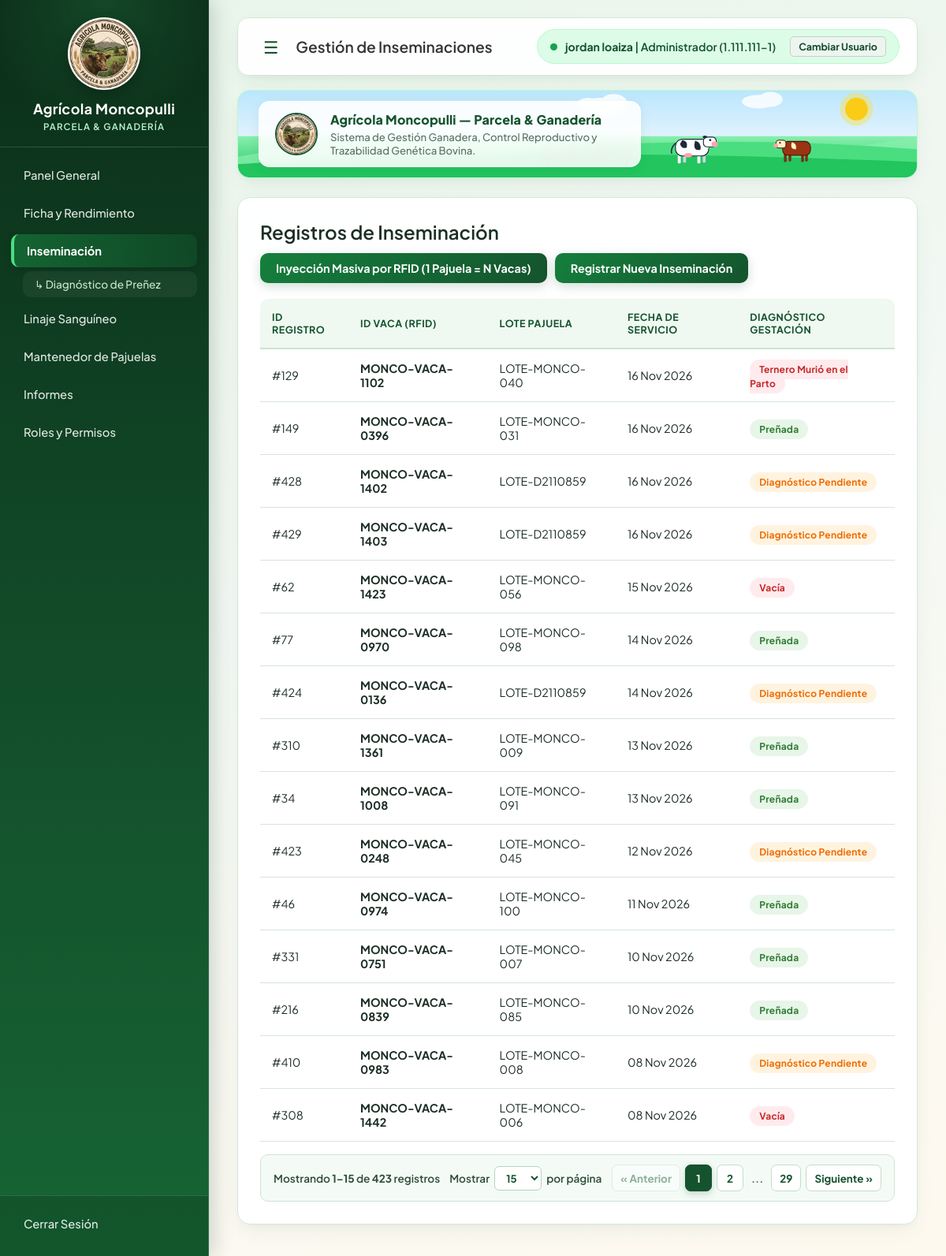
Screenshot of /inseminacion/ (signed in) with the database file from the repository.
### gestor_biologica_monco/models.py (models this page shows, shortened)
class Inseminacion(models.Model):
    id_inseminacion = models.AutoField(primary_key=True)
    vaca = models.ForeignKey(Bovino, on_delete=models.CASCADE, db_column='id_vaca', limit_choices_to=vacas_disponibles)
    pajuela = models.ForeignKey(PajuelaSemen, on_delete=models.RESTRICT, db_column='id_pajuela')
    fecha_servicio = models.DateTimeField()

class Bovino(models.Model):
    SEXO_CHOICES = [
        ('Hembra', 'Vaca (Hembra)'),
        ('Macho', 'Toro (Macho)'),
    ]
    id_bovino = models.AutoField(primary_key=True)
    codigo_rfid = models.CharField(max_length=50, unique=True, default=generar_rfid)
    sexo = models.CharField(max_length=10, choices=SEXO_CHOICES)
    fecha_nacimiento = models.DateField()
    raza = models.ForeignKey(Raza, on_delete=models.RESTRICT, db_column='id_raza')
    madre = models.ForeignKey(Madre, on_delete=models.SET_NULL, null=True, blank=True, db_column='id_madre')
    pajuela_semen = models.ForeignKey('PajuelaSemen', on_delete=models.SET_NULL, null=True, blank=True, db_column='pajuela_semen')
    estado_actual = models.CharField(max_length=20)

class PajuelaSemen(models.Model):
    id_pajuela = models.AutoField(primary_key=True)
    toro = models.ForeignKey(Bovino, on_delete=models.RESTRICT, db_column='id_toro', related_name='pajuelas', limit_choices_to={'sexo': 'Macho'}, null=True, blank=True)
    codigo_toro_externo = models.CharField(max_length=50, null=True, blank=True, default=generar_toro_externo, help_text="Completar solo si es semen importado y no hay toro local.")
    lote_pajuela = models.CharField(max_length=30, default=generar_lote, unique=True)
    fecha_extraccion = models.DateField()
    stock = models.IntegerField()

### gestor_biologica_monco/views.py (the view)
# urls.py: path('inseminacion/', views.inseminacion, name='inseminacion'),
def inseminacion(request):
    lista_inseminaciones = Inseminacion.objects.select_related('vaca', 'pajuela').all().order_by('-fecha_servicio')
    return render(request, "gestor_biologica_monco/inseminacion.html", {"inseminaciones": lista_inseminaciones})

### gestor_biologica_monco/rbac.py (called while the page is built, shortened)
def normalizar_rut(rut_str):
    if not rut_str:
        return ""
    limpio = "".join(ch for ch in str(rut_str).strip().upper() if ch.isalnum() or ch == "-")
    limpio_sin_guion = limpio.replace("-", "")
    if len(limpio_sin_guion) >= 2:
        return f"{limpio_sin_guion[:-1]}-{limpio_sin_guion[-1]}"
    return limpio

def obtener_usuario_activo(request):
    asegurar_usuarios_iniciales()
    uid = request.session.get("usuario_id")
    if uid:
        u = Usuario.objects.filter(pk=uid, activo=True).first()
        if u:
            return u

### gestor_biologica_monco/templates/gestor_biologica_monco/inseminacion.html (shortened to what this page needs)
<!DOCTYPE html>
<html lang="es">
<head>
</head>
<body>
    <nav class="sidebar" id="sidebar">
        <div class="sidebar-header">
            <div class="brand-logo"><img src="/static/gestor_biologica_monco/img/logo_moncopulli.jpg" alt="Logo Agrícola Moncopulli"></div>
            <h2>Agrícola Moncopulli</h2>
            <span class="brand-sub">Parcela &amp; Ganadería</span>
        </div>
        <ul class="menu-links">
            <li><a href="/inicio/">Panel General</a></li>
            <li><a href="/rendimiento/">Ficha y Rendimiento</a></li>
            <li>
                <a href="/inseminacion/" class="active">Inseminación</a>
                <ul style="list-style: none; padding-left: 15px; margin-top: 5px;">
                    <li><a href="/inseminacion/diagnostico/" style="font-size: 0.85rem; padding: 8px 15px; background-color: rgba(255,255,255,0.05); color: #c8e6c9;">↳ Diagnóstico de Preñez</a></li>
                </ul>
            </li>
            <li><a href="/linaje/">Linaje Sanguíneo</a></li>
            <li><a href="/pajuelas/">Mantenedor de Pajuelas</a></li>
            <li><a href="/informes/">Informes</a></li>
        </ul>
        <div class="logout">
            <ul class="menu-links" style="padding:0;">
                <li><a href="/login/">Cerrar Sesión</a></li>
            </ul>
        </div>
    </nav>
    <main class="main-content" id="mainContent">
        <div class="top-bar">
            <button class="menu-toggle" onclick="toggleSidebar()">
                &#9776; <span style="font-size: 1.2rem; font-weight: 600; color: #333; margin-left: 10px;">Gestión de Inseminaciones</span>
            </button>
            <div class="user-status">
            </div>
        </div>
        {% include "gestor_biologica_monco/_parcela_decoracion.html" %}
        <div class="content-card">
            <div class="page-title" style="flex-wrap: wrap; gap: 12px;">
                <h1>Registros de Inseminación</h1>
                <div style="display: flex; gap: 10px; flex-wrap: wrap;">
                    <a href="/inseminacion/masiva/" class="btn-primary" style="background-color: #1565c0;">Inyección Masiva por RFID (1 Pajuela = N Vacas)</a>
                    <a href="/inseminacion/nueva/" class="btn-primary">Registrar Nueva Inseminación</a>
                </div>
            </div>
            <div class="table-container">
                <table>
                    <thead>
                        <tr>
                            <th>ID Registro</th>
                            <th>ID Vaca (RFID)</th>
                            <th>Lote Pajuela</th>
                            <th>Fecha de Servicio</th>
                            <th>Diagnóstico Gestación</th>
                        </tr>
                    </thead>
                    <tbody>
                        {% for inseminacion in inseminaciones %}
                        <tr>
                            <td>#{{ inseminacion.id_inseminacion }}</td>
                            <td><strong>{{ inseminacion.vaca.codigo_rfid }}</strong></td>
                            <td>{{ inseminacion.pajuela.lote_pajuela }}</td>
                            <td>{{ inseminacion.fecha_servicio|date:"d M Y" }}</td>
                            <td>
                                {% with diag=inseminacion.diagnosticogestacion_set.first %}
                                    {% if diag %}
                                        {% if diag.resultado == 'preñada' %}
                                            <span class="badge badge-success">Preñada</span>
                                        {% elif diag.resultado == 'mortinato' %}
                                            <span class="badge badge-error">Ternero Murió en el Parto</span>
                                        {% else %}
                                            <span class="badge badge-error">Vacía</span>
                                        {% endif %}
                                    {% else %}
                                        <span class="badge badge-pending">Diagnóstico Pendiente</span>
                                    {% endif %}
                                {% endwith %}
                            </td>
                        </tr>
                        {% empty %}
                        <tr>
                            <td colspan="5" style="text-align: center; color: var(--text-muted);">No hay inseminaciones registradas.</td>
                        </tr>
                        {% endfor %}
                    </tbody>
                </table>
            </div>
        </div>
    </main>
</body>
</html>

### gestor_biologica_monco/templates/gestor_biologica_monco/inseminacion.html (style rules this page uses)
:root { --primary: #0f4a29; --primary-light: #1a6b3d; --bg-color: #f8f9fa; --card-bg: #ffffff; --text-main: #333333; --text-muted: #888888; --border-color: #eaeaea; }
* { margin: 0; padding: 0; box-sizing: border-box; font-family: 'Segoe UI', Tahoma, Geneva, Verdana, sans-serif; }
body { display: flex; height: 100vh; background-color: var(--bg-color); overflow: hidden; }
.sidebar { width: 250px; background-color: var(--primary); color: white; display: flex; flex-direction: column; transition: transform 0.3s ease; position: fixed; height: 100%; z-index: 1000; transform: translateX(0); }
.sidebar-header { padding: 25px 20px; text-align: center; border-bottom: 1px solid rgba(255,255,255,0.1); margin-bottom: 20px; }
.sidebar-header h2 { font-size: 1.2rem; font-weight: 600; }
.menu-links { list-style: none; padding: 0 15px; flex-grow: 1; }
.menu-links li { margin-bottom: 10px; }
.menu-links a { color: white; text-decoration: none; display: block; padding: 12px 15px; border-radius: 6px; font-size: 0.95rem; transition: background 0.2s; }
.menu-links a:hover, .menu-links a.active { background-color: var(--primary-light); }
.logout { padding: 15px; margin-top: auto; border-top: 1px solid rgba(255,255,255,0.1); }
.main-content { flex-grow: 1; padding: 20px 40px; display: flex; flex-direction: column; overflow-y: auto; margin-left: 250px; transition: margin-left 0.3s ease; }
.menu-toggle { background: none; border: none; font-size: 1.5rem; cursor: pointer; color: var(--primary); display: flex; align-items: center; gap: 15px; }
.top-bar { display: flex; justify-content: space-between; align-items: center; margin-bottom: 25px; padding-bottom: 15px; border-bottom: 1px solid var(--border-color); }
.user-status { display: flex; align-items: center; gap: 15px; font-size: 0.9rem; font-weight: 500; color: var(--text-main); }
.content-card { background-color: var(--card-bg); border-radius: 8px; padding: 30px; box-shadow: 0 2px 4px rgba(0,0,0,0.02); flex-grow: 1; border: 1px solid var(--border-color); }
.page-title { display: flex; justify-content: space-between; align-items: center; margin-bottom: 20px; }
.page-title h1 { font-size: 1.5rem; color: var(--text-main); font-weight: 600; }
.btn-primary { background-color: var(--primary); color: white; padding: 10px 20px; border: none; border-radius: 6px; font-size: 0.9rem; font-weight: 600; cursor: pointer; text-decoration: none; }
.table-container { width: 100%; overflow-x: auto; margin-top: 20px; }
table { width: 100%; border-collapse: collapse; }
th, td { text-align: left; padding: 15px; border-bottom: 1px solid var(--border-color); font-size: 0.9rem; }
th { background-color: #f9f9f9; color: var(--text-muted); font-weight: 600; text-transform: uppercase; font-size: 0.8rem; }
.badge { padding: 4px 10px; border-radius: 12px; font-size: 0.75rem; font-weight: 600; }
.badge-success { background-color: #e8f5e9; color: #2e7d32; }
.badge-error { background-color: #ffebee; color: #c62828; }
.badge-pending { background-color: #fff3e0; color: #ef6c00; }

### rows the page displays
Inseminacion: id_inseminacion "129", vaca.codigo_rfid "MONCO-VACA-1102", pajuela.lote_pajuela "LOTE-MONCO-040", fecha_servicio "16 Nov 2026", shows "Ternero Murió en el Parto"
Inseminacion: id_inseminacion "149", vaca.codigo_rfid "MONCO-VACA-0396", pajuela.lote_pajuela "LOTE-MONCO-031", fecha_servicio "16 Nov 2026", shows "Preñada"
Inseminacion: id_inseminacion "428", vaca.codigo_rfid "MONCO-VACA-1402", pajuela.lote_pajuela "LOTE-D2110859", fecha_servicio "16 Nov 2026", shows "Diagnóstico Pendiente"
Inseminacion: id_inseminacion "429", vaca.codigo_rfid "MONCO-VACA-1403", pajuela.lote_pajuela "LOTE-D2110859", fecha_servicio "16 Nov 2026", shows "Diagnóstico Pendiente"
Inseminacion: id_inseminacion "62", vaca.codigo_rfid "MONCO-VACA-1423", pajuela.lote_pajuela "LOTE-MONCO-056", fecha_servicio "15 Nov 2026", shows "Vacía"
Inseminacion: id_inseminacion "77", vaca.codigo_rfid "MONCO-VACA-0970", pajuela.lote_pajuela "LOTE-MONCO-098", fecha_servicio "14 Nov 2026", shows "Preñada"
Inseminacion: id_inseminacion "424", vaca.codigo_rfid "MONCO-VACA-0136", pajuela.lote_pajuela "LOTE-D2110859", fecha_servicio "14 Nov 2026", shows "Diagnóstico Pendiente"
Inseminacion: id_inseminacion "310", vaca.codigo_rfid "MONCO-VACA-1361", pajuela.lote_pajuela "LOTE-MONCO-009", fecha_servicio "13 Nov 2026", shows "Preñada"
Inseminacion: id_inseminacion "34", vaca.codigo_rfid "MONCO-VACA-1008", pajuela.lote_pajuela "LOTE-MONCO-091", fecha_servicio "13 Nov 2026", shows "Preñada"
Inseminacion: id_inseminacion "423", vaca.codigo_rfid "MONCO-VACA-0248", pajuela.lote_pajuela "LOTE-MONCO-045", fecha_servicio "12 Nov 2026", shows "Diagnóstico Pendiente"
Inseminacion: id_inseminacion "46", vaca.codigo_rfid "MONCO-VACA-0974", pajuela.lote_pajuela "LOTE-MONCO-100", fecha_servicio "11 Nov 2026", shows "Preñada"
Inseminacion: id_inseminacion "331", vaca.codigo_rfid "MONCO-VACA-0751", pajuela.lote_pajuela "LOTE-MONCO-007", fecha_servicio "10 Nov 2026", shows "Preñada"
Inseminacion: id_inseminacion "216", vaca.codigo_rfid "MONCO-VACA-0839", pajuela.lote_pajuela "LOTE-MONCO-085", fecha_servicio "10 Nov 2026", shows "Preñada"
Inseminacion: id_inseminacion "410", vaca.codigo_rfid "MONCO-VACA-0983", pajuela.lote_pajuela "LOTE-MONCO-008", fecha_servicio "08 Nov 2026", shows "Diagnóstico Pendiente"
Inseminacion: id_inseminacion "308", vaca.codigo_rfid "MONCO-VACA-1442", pajuela.lote_pajuela "LOTE-MONCO-006", fecha_servicio "08 Nov 2026", shows "Vacía"
